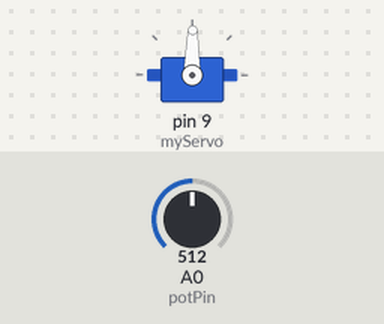
Simulated run of this sketch. Board: Arduino Uno, built with avr-gcc and run on an emulated ATmega328P. On the bench: servo. The test bench sets the inputs (shaded band); at power-on: A0 (potPin) = 512.

Above: at 1.2 s.
1.3 s: A0 (potPin) set to 716
At 2.5 s:
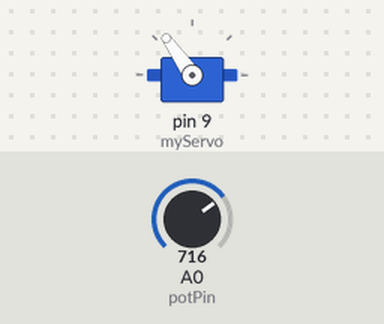
2.8 s: A0 (potPin) set to 900
At 3.5 s:
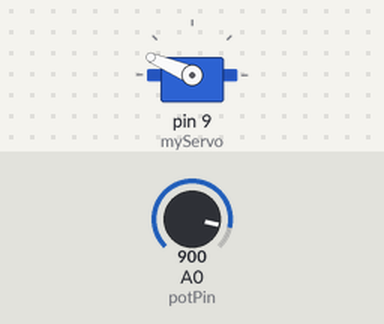
4.3 s: A0 (potPin) set to 1023
At 4.9 s:
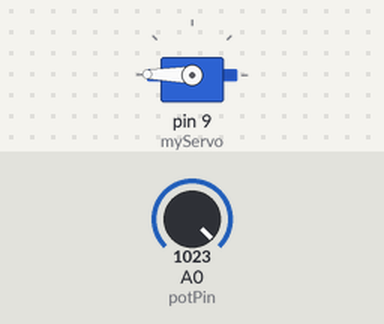
5.8 s: A0 (potPin) set to 306
At 7.0 s:
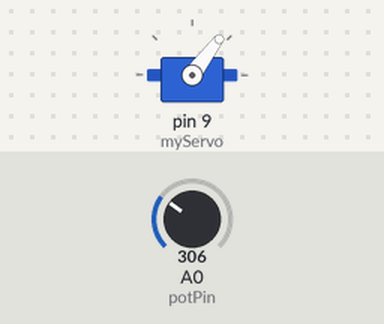
7.3 s: A0 (potPin) set to 122
At 8.4 s:
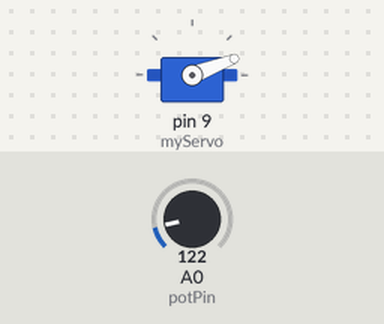
8.8 s: A0 (potPin) set to 511
At 9.3 s:
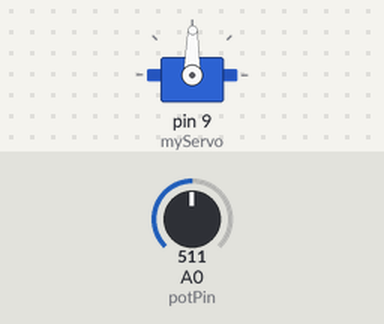
Timing chart, 0 to 11.3 s (numbered marks = the images above; inputs shaded):
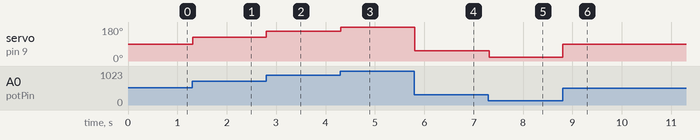

The sketch:

Make_Something_Move.ino
```cpp
#include <Servo.h>
Servo myServo;
int const potPin = A0;
int potVal;
int angle;

void setup() {
  myServo.attach(9);

  Serial.begin(9600);

}

void loop() {
  potVal = analogRead(potPin);
  angle = map(potVal, 0, 1023, 0, 179);
  myServo.write(angle);
  delay(15);

}
```

Measured:
- after the input at 1.3 s, servo on pin 9 (myServo): 89° → 125° at once
- after the input at 2.8 s, servo on pin 9 (myServo): 125° → 157° at once
- after the input at 4.3 s, servo on pin 9 (myServo): 157° → 179° at once
- after the input at 5.8 s, servo on pin 9 (myServo): 179° → 53° at once
- after the input at 7.3 s, servo on pin 9 (myServo): 53° → 21° at once
- after the input at 8.8 s, servo on pin 9 (myServo): 21° → 89° at once
